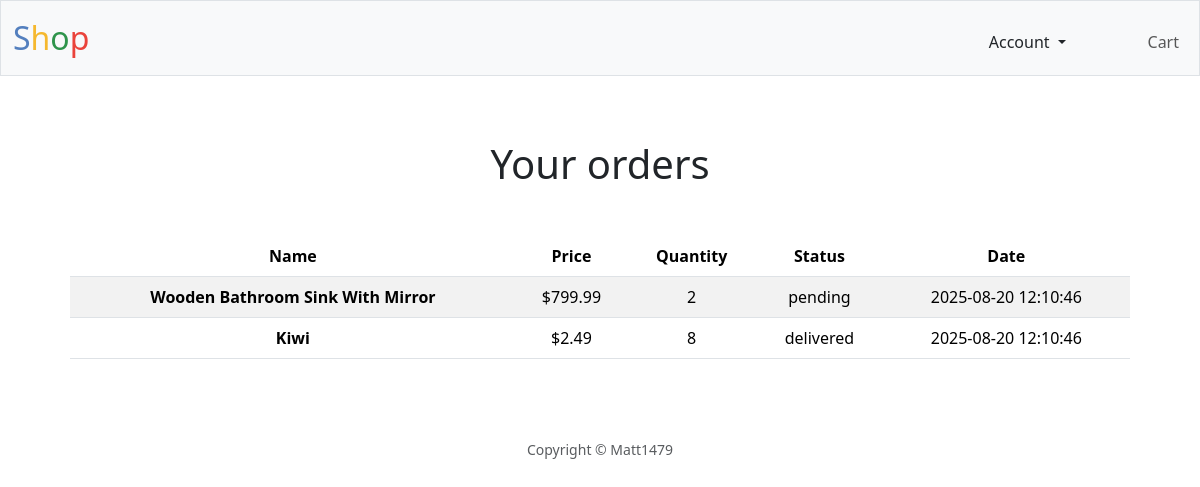
/orders (signed in), run on the app's committed database.
### tables this page shows
CREATE TABLE orders (
    id INTEGER NOT NULL,
    user_id INTEGER NOT NULL,
    item_id INTEGER NOT NULL,
    quantity INTEGER NOT NULL,
    date NUMERIC NOT NULL,
    status TEXT NOT NULL DEFAULT 'pending',

    FOREIGN KEY (user_id) REFERENCES users(id),
    FOREIGN KEY (item_id) REFERENCES items(id),

    PRIMARY KEY (id)
);

CREATE TABLE items (
    id INTEGER NOT NULL,
    title TEXT NOT NULL,
    filename TEXT NOT NULL,
    price NUMERIC NOT NULL DEFAULT 0.00,
    description TEXT,

    PRIMARY KEY (id)
);

### app.py (the view)
@app.route("/orders")
@login_required
def orders():
    rows = db_utils.execute("""
        SELECT * FROM orders
        JOIN items on items.id = orders.item_id
        WHERE orders.user_id = ?""",
        (session["user_id"],))
    return render_template("user/orders.html", orders=rows)

### app.py (called while the page is built)
@app.after_request
def after_request(response):
    response.headers["Cache-Control"] = "no-cache, no-store, must-revalidate"
    response.headers["Expires"] = 0
    response.headers["Pragma"] = "no-cache"
    return response

@app.teardown_appcontext
def close_connection(exception):
    db = getattr(g, "_database", None)
    if db is not None:
        db.close()

### db_utils.py (called while the page is built)
def dict_factory(cursor, row):
    fields = [column[0] for column in cursor.description]
    return {key: value for key, value in zip(fields, row)}

def get_db():
    db = getattr(g, "_database", None)
    if db is None:
        db = g._database = sqlite3.connect(current_app.config["DATABASE"])
        db.row_factory = dict_factory
    return db

def get_query_type(query: str) -> str:
    match = re.match(r"^\s*(\w+)", query)
    return match.group(1).upper() if match else ""

### helpers.py (called while the page is built)
def login_required(f):
    @wraps(f)
    def decorated_function(*args, **kwargs):
        if session.get("user_id") is None:
            return redirect("/login")
        return f(*args, **kwargs)
    return decorated_function

def usd(value):
    return f"${value:,.2f}"

### templates/user/orders.html (shortened to what this page needs)
{% extends "layout.html" %}
{% block main %}
    <div class="row text-start m-3 justify-content-center text-center">
        <div class="col-12">
            <h1 class="mb-5">Your orders</h1>
            <table class="table table-striped">
                <thead>
                    <tr>
                        <th scope="col">Name</th>
                        <th scope="col">Price</th>
                        <th scope="col">Quantity</th>
                        <th scope="col">Status</th>
                        <th scope="col">Date</th>
                    </tr>
                </thead>
                <tbody>
                    {% for order in orders %}
                        <tr>
                            <th scope="row">{{ order.title }}</th>
                            <td>{{ order.price | usd }}</td>
                            <td>{{ order.quantity }}</td>
                            <td>{{ order.status }}</td>
                            <td>{{ order.date }}</td>
                        </tr>
                    {% endfor %}
                </tbody>
            </table>
        </div>
    </div>
{% endblock %}

### static/styles.css (style rules this page uses)
body { font-size: 16px; }

### data on the page
orders: title "Wooden Bathroom Sink With Mirror", price "$799.99", quantity "2", status "pending", date "2025-08-20 12:10:46"
orders: title "Kiwi", price "$2.49", quantity "8", status "delivered", date "2025-08-20 12:10:46"
